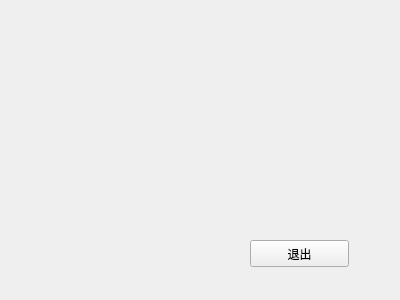
<?xml version="1.0" encoding="UTF-8"?>
<ui version="4.0">
 <class>Form</class>
 <widget class="QWidget" name="Form">
  <property name="geometry">
   <rect>
    <x>0</x>
    <y>0</y>
    <width>400</width>
    <height>300</height>
   </rect>
  </property>
  <property name="windowTitle">
   <string>Form</string>
  </property>
  <widget class="QPushButton" name="pushButton_exit">
   <property name="geometry">
    <rect>
     <x>250</x>
     <y>240</y>
     <width>99</width>
     <height>27</height>
    </rect>
   </property>
   <property name="text">
    <string>退出</string>
   </property>
  </widget>
 </widget>
 <resources/>
 <connections/>
</ui>
